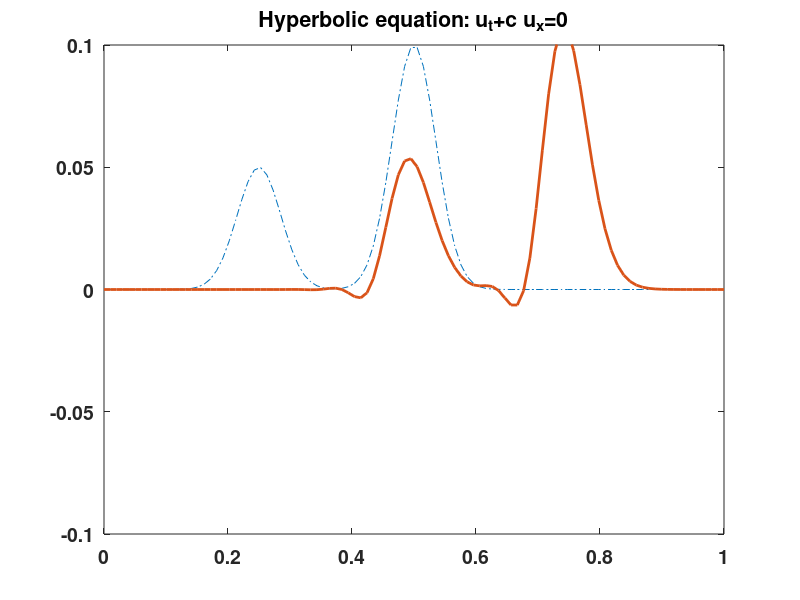

The MATLAB script that drew this image:
% Solving the 1-D hyperbolic equation
% using the finite difference method
% written by S J Wiggin (Queen Mary University)
% PDE form: u_t + c*u_{x}=0;

%n=number of points, Nstep=time-step
n=100;  Nstep=250;

%Parameters of 1st-order hyperbolic equations
velocity=1.0;
L=1; dx=L/(n-1);
dt=0.1*dx; x=0:dx:L;
% Initial wave profile
q=0.1;
u=q*(0.5*exp(-((20/L)*(x-L/4)).^2)...
    +exp(-((20/L)*(x-L/2)).^2))';
title_str='Hyperbolic equation: u_t+c u_x=0';

%Intialization
U=u; v=u; v_initial=u;

plot(x,v_initial,'-.','linewidth',2);
axis([0 L -q q]);
set(gca, 'fontsize',14,'fontweight','bold');
title(title_str);
axis tight;
set(gca, 'nextplot','replacechildren');

for time=1:Nstep,
    t=time*dt;
    
    %u_x: First derivative & periodic boundaries
    ux(1)=(v(2)-v(n))/(2*dx);
    ux(2)=(v(3)-v(1))/(2*dx);
    ux(n)=(v(1)-v(n-1))/(2*dx);
    
    for i=3:n-2,
        ux(i)=(v(i+1)-v(i-1))/(2*dx);
    end
    
    %First-order hyperbolic equation
    % u_t+gamma u_x=0
    % using Staggered Leapfrog method
    
    u = U-velocity*dt*ux';
    
    %Updating the arrays
    U=u; v=u;
    % Plotting the results
    plot(x,v_initial,'-.',x,u,'linewidth',2);
    axis([0 L -q q]); pause(0.01);
    drawnow;
end
